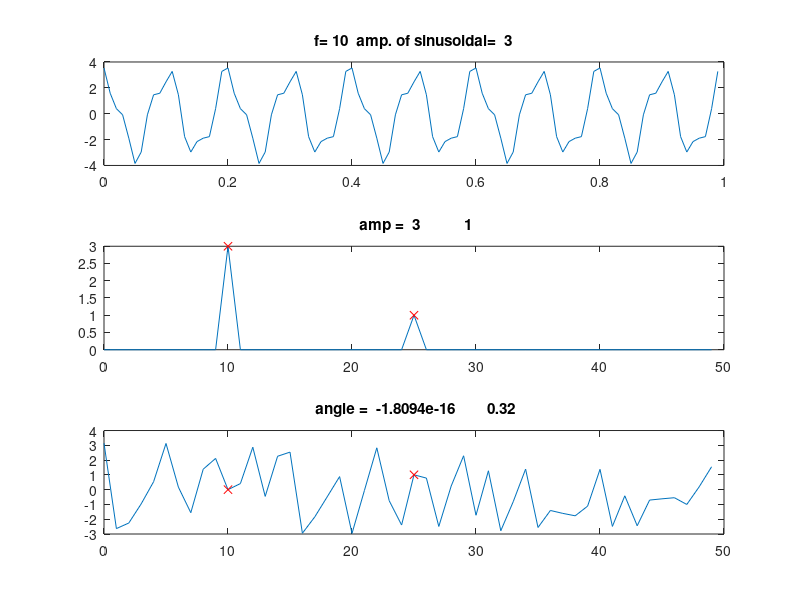

Source code (MATLAB):
close all
fs=100;
t=0:1/fs:1-(1./fs);
%t=0:1/fs:0.25-(1./fs);
%t=0:1/fs:0.5-(1./fs);
f0=10;
n_amp=0;
amp=3;
%y=amp*cos(2*pi*f0*t+0.3*pi)+cos(2*pi*15*t+0.3*pi)+1*sin(2*pi*5*t)+1*cos(2*pi*2*t+0.3*pi)+n_amp*randn(1,length(t)) ;
%y=amp*sin(2*pi*f0*t+0.0*pi)+sin(2*pi*15*t+0.0*pi)+1*sin(2*pi*5*t)+1*sin(2*pi*2*t+0.0*pi)+n_amp*randn(1,length(t)) ;
%y=amp*cos(2*pi*f0*t+0.312*pi)+sin(2*pi*25*t)+0.2*(rand(1,length(t))-0.5) ;
% with some noise
%y=amp*cos(2*pi*f0*t)+sin(2*pi*25*t) ; %two sinusoidlas without noise
y=amp*cos(2*pi*f0*t)+cos(2*pi*25*t+0.32*pi) ; %two sinusoidlas without noise
%y=amp*cos(2*pi*f0*t+0.312*pi)+sin(2*pi*25*t+0.32*pi) ; %two sinusoidlas without noise

% Apply window with amplitude normalization
%win=hamming(length(y));
%win=hanning(length(y));
%y=y.*win';
%y=y./mean(win);% ampitude normalization

Pyy=fft(y);
len=length(abs(Pyy));
fd=fs/len;
f = 0: fd:(len-1)*fs/len;


%amplitude normalization
Pyy_amp=abs(Pyy)*2/length(Pyy);
subplot(311);plot(t,y);title(['f= ' num2str(f0) '  amp. of sinusoidal=  '  num2str(amp)]);

% plot half of samplng freuency
subplot(312); plot(f(1:len/2),abs(Pyy_amp(1:len/2)));hold;

i = find(abs(Pyy_amp(1:len/2)) > 0.1);
% find the peak frequency
plot(f(i),abs(Pyy_amp(i)),' rx' );
title ( [' amp =  ',  num2str(Pyy_amp(i)) ]  );
%[p i]=max(Pyy1(1:len/2));
%ext(1.2*f(i), 0.9*p,['f =' num2str(f(i)) '  amp=' num2str(p)]); 

%phase information
Pyy_ang=angle(Pyy);
%[p i]=max(abs(Pyy(1:len/2)));
subplot(313);plot(f(1:len/2), Pyy_ang(1:len/2));

hold;plot(f(i),Pyy_ang(i),' rx' );
title ( [' angle =  ', num2str(Pyy_ang(i)/pi)]  ); 


